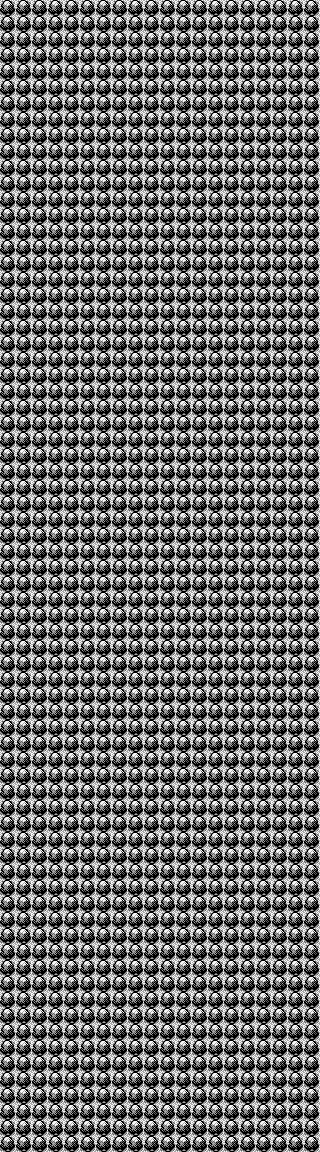

A level layout from a 2D game, rendered from its tile map. Below: a short description, then the map file with tile-grid data replaced by summaries:
An orthogonal 20x72 tile map with 16x16 px tiles, 1 tile layer (Tile Layer 1).

<map version="1.0" tiledversion="1.1.5" orientation="orthogonal" renderorder="right-down" width="20" height="72" tilewidth="16" tileheight="16" infinite="0" nextobjectid="1">
 <tileset firstgid="1" name="Overworld" tilewidth="16" tileheight="16" tilecount="128" columns="16">
  <image source="../../tilesets/overworld.png" width="256" height="128" />
  <tile id="96">
   <properties>
    <property name="Jump" value="South" />
   </properties>
  </tile>
  <tile id="97">
   <properties>
    <property name="Jump" value="South" />
   </properties>
  </tile>
  <tile id="98">
   <properties>
    <property name="Jump" value="South" />
   </properties>
  </tile>
  <tile id="99">
   <animation>
    <frame tileid="99" duration="100" />
    <frame tileid="101" duration="100" />
    <frame tileid="100" duration="100" />
    <frame tileid="100" duration="100" />
    <frame tileid="100" duration="100" />
    <frame tileid="100" duration="100" />
   </animation>
  </tile>
  <tile id="102">
   <animation>
    <frame tileid="102" duration="100" />
    <frame tileid="104" duration="100" />
    <frame tileid="103" duration="100" />
    <frame tileid="103" duration="100" />
    <frame tileid="103" duration="100" />
    <frame tileid="103" duration="100" />
   </animation>
  </tile>
  <tile id="115">
   <animation>
    <frame tileid="115" duration="100" />
    <frame tileid="115" duration="100" />
    <frame tileid="116" duration="100" />
    <frame tileid="116" duration="100" />
    <frame tileid="117" duration="100" />
    <frame tileid="117" duration="100" />
    <frame tileid="116" duration="100" />
    <frame tileid="116" duration="100" />
   </animation>
  </tile>
 </tileset>
 <layer name="Tile Layer 1" width="20" height="72">
  <data>[1440 cells, 1440 non-empty, 1 distinct tile ids]</data>
 </layer>
</map>
